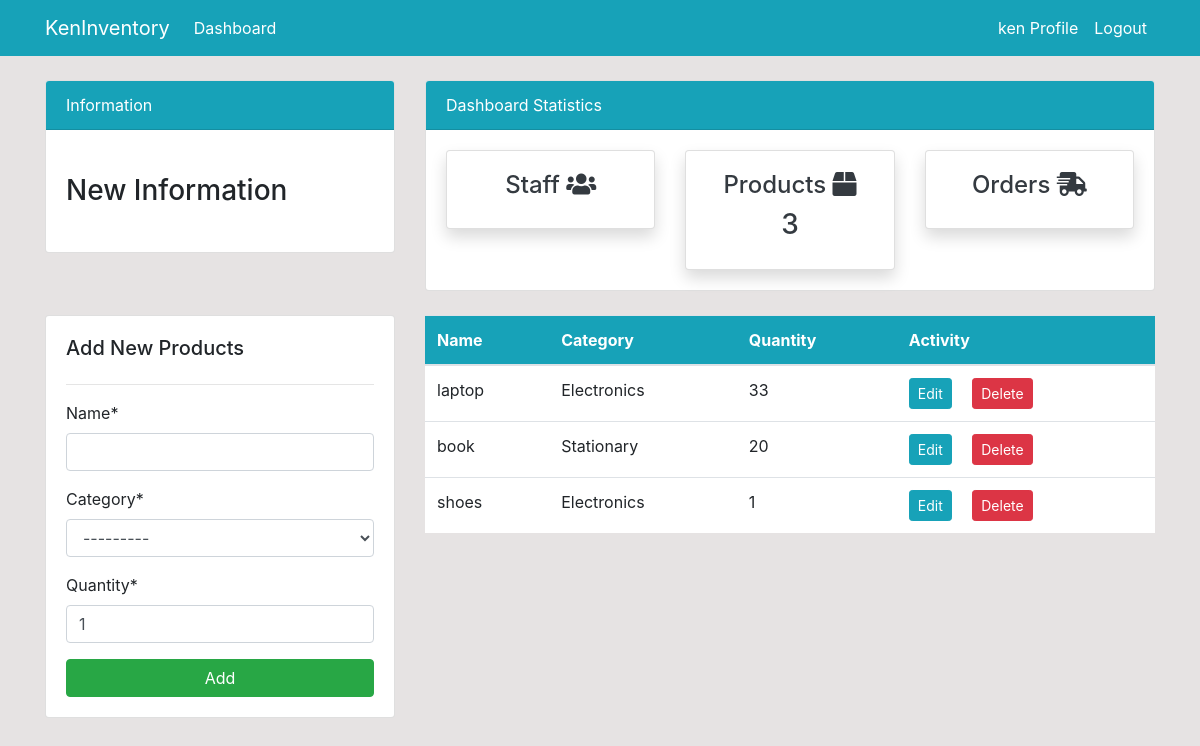
The page /product (signed in) on the database its author committed.
### dashboard/models.py (models this page shows, shortened)
class Product(models.Model):
    name = models.CharField(max_length=100,null=True)
    category = models.CharField(max_length=100,choices=CATEGORY,null=True)
    quantity = models.PositiveIntegerField(default=1,null=True)

### dashboard/views.py (the view)
# urls.py: path('product',views.product,name='product'),
def product(request):
    items = Product.objects.raw('SELECT * FROM dashboard_product')
    product_count = Product.objects.all().count()
    if request.method == 'POST':
        form = ProductForm(request.POST)
        if form.is_valid():
            form.save()
            product_name = form.cleaned_data.get('name')
            messages.success(request,f"{product_name} was added succesfully")
            return redirect('product')
    else:
        form = ProductForm()
    context = {
        'items':items,
        'form':form,
        'product_count':product_count
    }
    return render(request,'dashboard/products.html',context)

### dashboard/forms.py
class ProductForm(forms.ModelForm):
    class Meta:
        model = Product
        fields = ['name','category','quantity']

### dashboard/templates/dashboard/products.html (shortened to what this page needs)
{% extends 'partials/base.html' %}
{% load crispy_forms_tags %}
{% block content %}
{%include 'partials/top-bar.html'%}
<div class="row my-4">
    <div class="col-md-4">
        <div class="card card-body">
            <h5>Add New Products</h5>
            <hr>
            <form method="POST">
                {{ form|crispy }}
                <input class="btn btn-success btn-block" type="submit" value="Add">
            </form>
        </div>
    </div>
    <div class="col-md-8">
        <table class="table bg-white">
            <thead class="bg-info text-white">
                <tr>
                    <th scope="col">Name</th>
                    <th scope="col">Category</th>
                    <th scope="col">Quantity</th>
                    <th scope="col">Activity</th>
                </tr>
            </thead>
            <tbody>
                {% for product in items %}
                <tr>
                    <td>{{ product.name }}</td>
                    <td>{{ product.category }}</td>
                    <td>{{ product.quantity }}</td>
                    <td>
                        <a class="btn btn-info btn-sm mr-2"
                            href="{% url 'products-edit' product.id %}">Edit</a>
                        <a class="btn btn-danger btn-sm ml-2"
                            href="{% url 'products-delete' product.id %}">Delete</a>
                    </td>
                </tr>
                {% endfor %}
            </tbody>
        </table>
    </div>
</div>
{% endblock %}

### dashboard/templates/partials/base.html (shortened to what this page needs)
{% load static %}
<!doctype html>
<html lang="en">
<head>
    <link rel="stylesheet" href="https://cdn.jsdelivr.net/npm/bootstrap@4.6.0/dist/css/bootstrap.min.css"
>
    <link rel="stylesheet" href="https://use.fontawesome.com/releases/v5.15.2/css/all.css"
>
    <link rel="stylesheet" href="{% static 'style.css' %}">
</head>
<body>
    <nav class="navbar navbar-expand-lg navbar-info bg-info">
        <div class="container">
            {%if user.is_authenticated %}
            <a class="navbar-brand text-white" href="/">KenInventory</a>
            <div class="collapse navbar-collapse" id="navbarSupportedContent">
                <ul class="navbar-nav mr-auto">
                    <li class="nav-item active">
                        <a class="nav-link text-white" href="/">Dashboard </a>
                    </li>
                </ul>
                <ul class="navbar-nav ml-auto">
                    <li class="nav-item active">
                        <a class="nav-link text-white" href="{%url 'profile'%}">{{user.username}} Profile
                            <span class="sr-only">(current)</span></a>
                    </li>
                    <li class="nav-item">
                        <a class="nav-link text-white" href="{%url 'logout' %}">Logout</a>
                    </li>
                </ul>
            {%endif%}
            </div>
        </div>
    </nav>
    <div class="container">
        {% block content %}
        {% endblock %}
    </div>
</body>
</html>

### static/style.css (style rules this page uses)
body { background: rgb(230, 227, 227); }

### rows shown on the page
Product: name "laptop", category "Electronics", quantity "33"
Product: name "book", category "Stationary", quantity "20"
Product: name "shoes", category "Electronics", quantity "1"

### other values the page prints
{{ user.username }} "ken"
{{ product_count }} "3"
